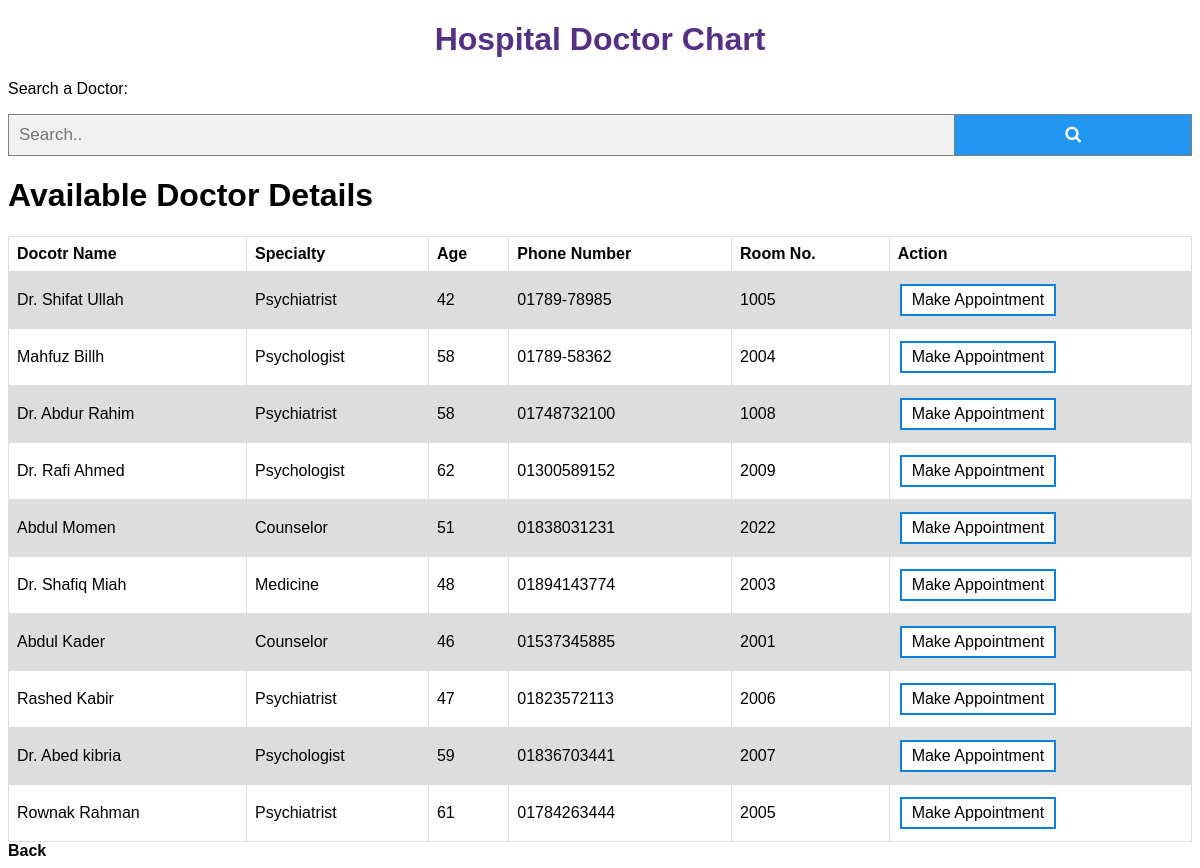
Screenshot of /doctor/doctor_list.php with the database file from the repository.
### tables this page shows
CREATE TABLE doctor (
    id_no INT NOT NULL AUTO_INCREMENT , 
    name VARCHAR(50) NOT NULL , 
    specialty VARCHAR(30) NOT NULL , 
    age INT NOT NULL , 
    phone_no VARCHAR(11) NOT NULL , 
    room_no INT(10) NOT NULL , 
    password VARCHAR(20) NOT NULL, 
    PRIMARY KEY(id_no) 
);

### doctor/doctor_list.php (the view, shortened to what this page needs)
<!DOCTYPE html>
<html lang="en">
<head>
    <link rel="stylesheet" href="https://cdnjs.cloudflare.com/ajax/libs/font-awesome/4.7.0/css/font-awesome.min.css">
</head>
<body>
<center><h1 style="color: #553185">Hospital Doctor Chart</h1></center>
<p>Search a Doctor:</p>
<form class="example" action="#" method = 'POST'>
  <input type="text" placeholder="Search.." name="search">
  <button type="submit"><i class="fa fa-search"></i></button>
</form>
<div class="cabin">
<?php
        $connection = mysqli_connect("localhost","root","","hms");
    ?>
    <h1>Available Doctor Details </h1>
    <table>
    <tr>
        <th>Docotr Name</th>
        <th>Specialty</th>
        <th>Age</th>
        <th>Phone Number</th>
        <th>Room No.</th>
        <th>Action</th>
    </tr>
    <?php
        if (isset($_POST['search'])){
          $doctor = $_POST['search'];
          echo $doctor;
          $sql = "SELECT id_no,name,specialty,age,phone_no,room_no FROM doctor WHERE specialty = '$doctor' ";
          $result = mysqli_query($connection, $sql);
        }else{
          $sql = "SELECT id_no,name,specialty,age,phone_no,room_no FROM doctor";
          $result = mysqli_query($connection, $sql);
        }
        if ($result->num_rows > 0) {
            while($row = $result->fetch_assoc()) {
                echo "<tr><td>".$row["name"]."</td>";
                echo "<td>".$row["specialty"]."</td>";
                echo "<td>".$row["age"]."</td>";
                echo "<td>".$row["phone_no"]."</td>";
                echo "<td>".$row["room_no"]."</td>";
                echo "<td><a href='appointment.php?s_id={$row['id_no']}'><button class='button button1'>Make Appointment</button></a></td></tr>";
            }
        }
        else {
            echo "0 results";
            header ('Location: doctor_list.php');
        }
    ?>
    </table>
    <div class="back"><a href="../register/patient_dashboard.php">Back</a></div>
</div>
</body>
</html>

### doctor/doctor_list.php (style rules this page uses)
body { font-family: Arial; }
* { box-sizing: border-box; }
form.example input[type=text] { padding: 10px; font-size: 17px; border: 1px solid grey; float: left; width: 80%; background: #f1f1f1; }
form.example button { float: left; width: 20%; padding: 10px; background: #2196F3; color: white; font-size: 17px; border: 1px solid grey; border-left: none; cursor: pointer; }
form.example::after { content: ""; clear: both; display: table; }
.button { background-color: #0a80e1; border: none; color: white; padding: 5px 10px; text-align: center; text-decoration: none; display: inline-block; font-size: 16px; margin: 4px 2px; transition-duration: 0.4s; cursor: pointer; }
.button1 { background-color: white; color: black; border: 2px solid #0a80e1; }
table { font-family: arial, sans-serif; border-collapse: collapse; width: 100%; }
td, th { border: 1px solid #dddddd; text-align: left; padding: 8px; }
tr:nth-child(even) { background-color: #dddddd; }
a { text-decoration: none; color: black; font-weight: bold; }

### rows the page displays
doctor: name "Dr. Shifat Ullah", specialty "Psychiatrist", age "42", phone_no "01789-78985", room_no "1005"
doctor: name "Mahfuz Billh", specialty "Psychologist", age "58", phone_no "01789-58362", room_no "2004"
doctor: name "Dr. Abdur Rahim", specialty "Psychiatrist", age "58", phone_no "01748732100", room_no "1008"
doctor: name "Dr. Rafi Ahmed", specialty "Psychologist", age "62", phone_no "01300589152", room_no "2009"
doctor: name "Abdul Momen", specialty "Counselor", age "51", phone_no "01838031231", room_no "2022"
doctor: name "Dr. Shafiq Miah", specialty "Medicine", age "48", phone_no "01894143774", room_no "2003"
doctor: name "Abdul Kader", specialty "Counselor", age "46", phone_no "01537345885", room_no "2001"
doctor: name "Rashed Kabir", specialty "Psychiatrist", age "47", phone_no "01823572113", room_no "2006"
doctor: name "Dr. Abed kibria", specialty "Psychologist", age "59", phone_no "01836703441", room_no "2007"
doctor: name "Rownak Rahman", specialty "Psychiatrist", age "61", phone_no "01784263444", room_no "2005"
